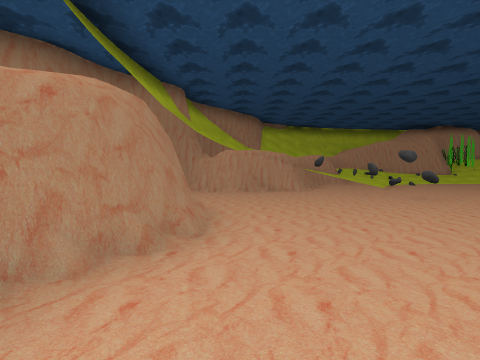
View 1 (above)

21 first-person views from a walk through a scene from a Unity 3-D project. The camera is 1.4 m above the floor, tilts 2° down and sees 75° across. The floor is counted in squares, 2 m on a side. Each view is taken from the middle of a square. On the plan, view 1 faces up. The plan holds only what a view shows up to about 10 squares ahead; the rest is blank. The place goes on beyond the plan. The player is left out. Some surface patterns are stand-ins.

View 2
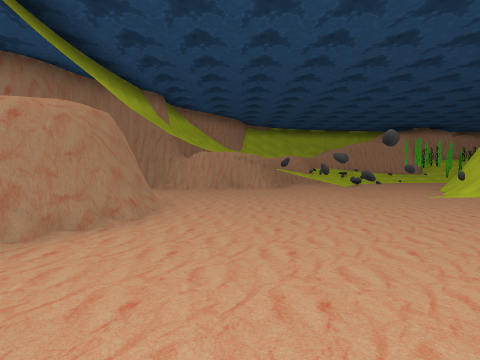

View 3
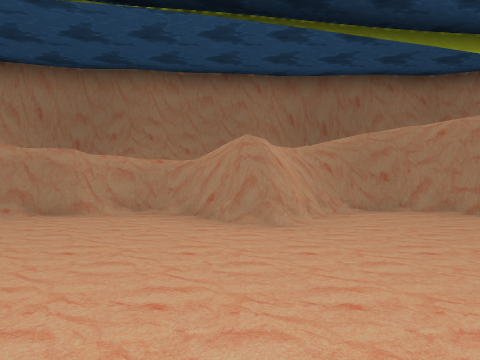

View 4
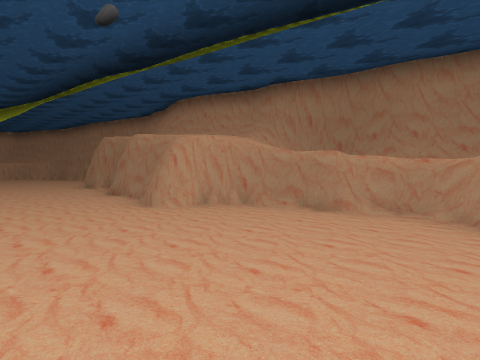

View 5
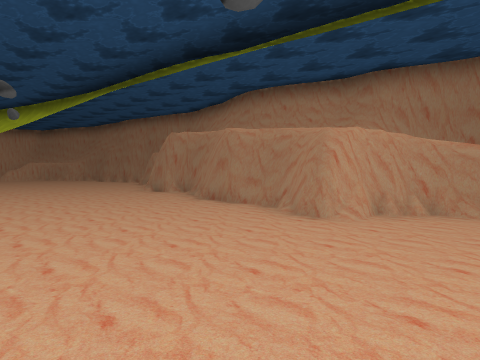

View 6
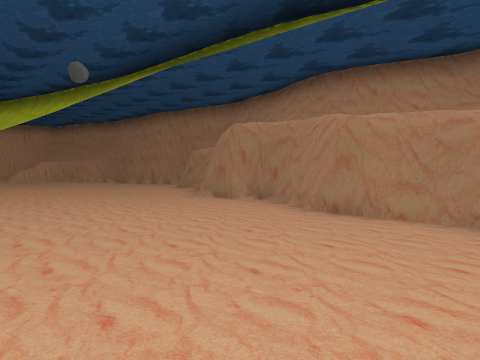

View 7
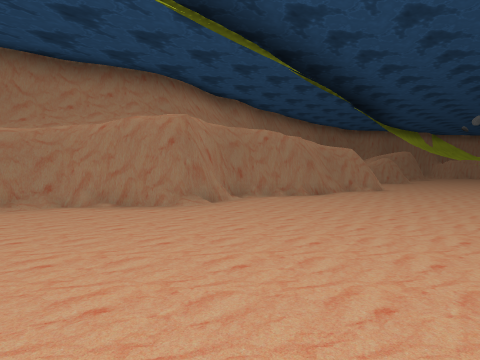

View 8
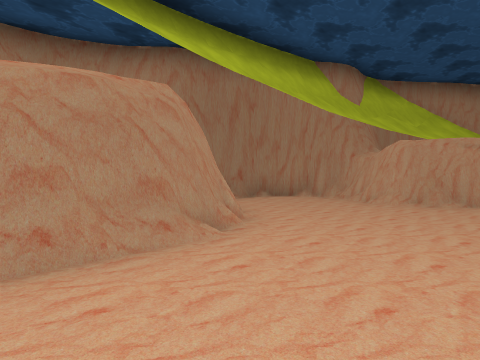

View 9
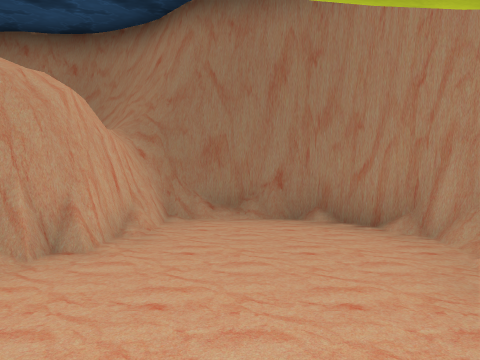

View 10
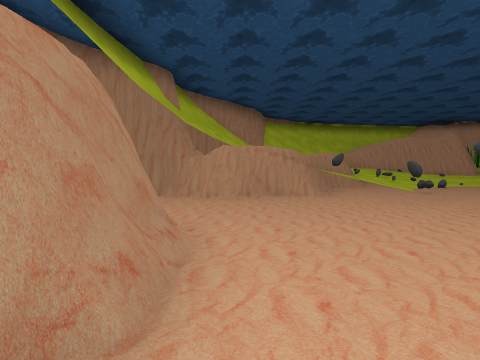

View 11
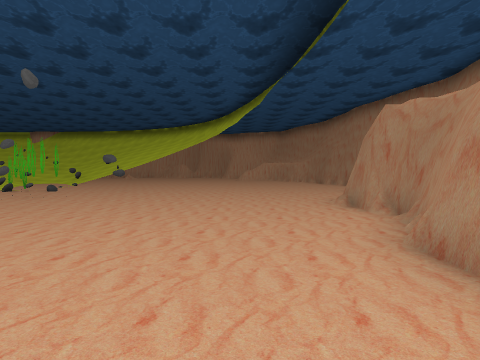

View 12
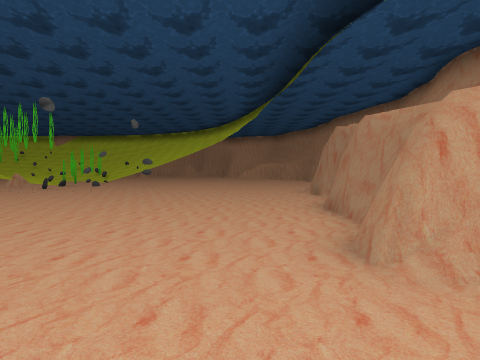

View 13
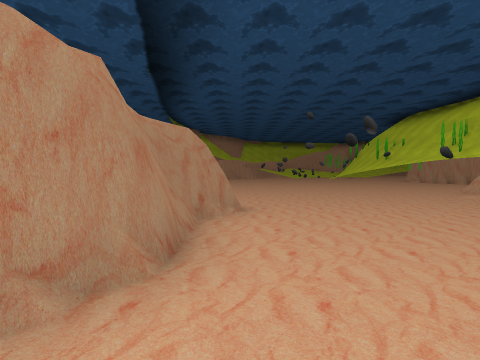

View 14
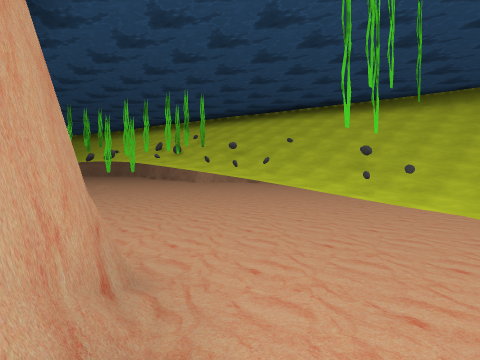

View 15
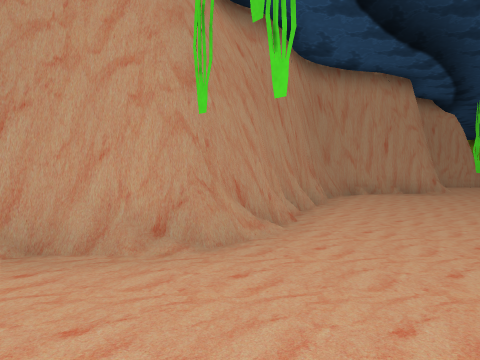

View 16
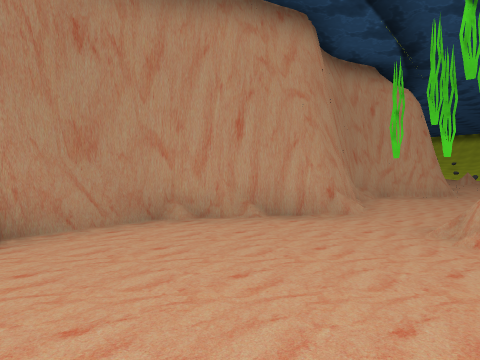

View 17
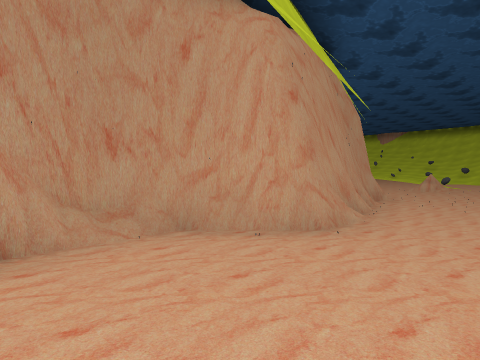

View 18
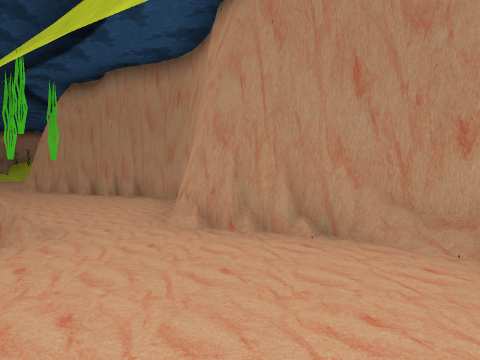

View 19
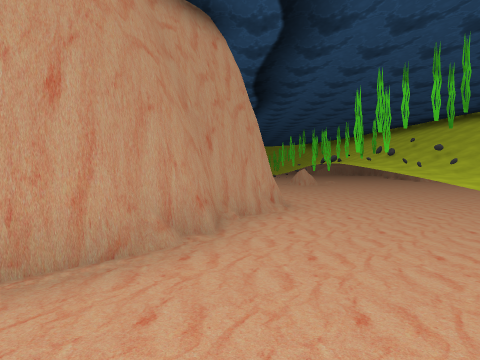

View 20
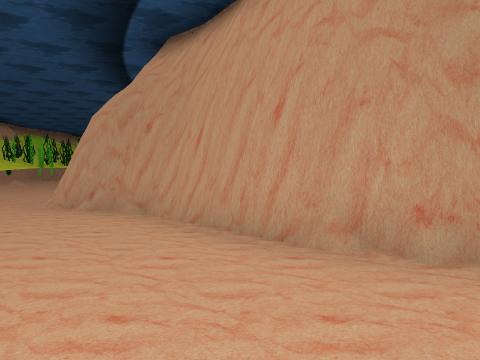

View 21
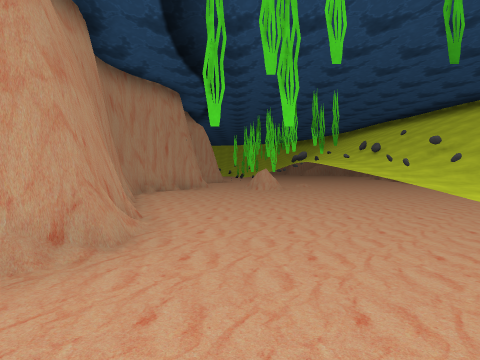

### Floor plan
Key: @ floor where view 1 was taken; # wall or solid block; . main floor; : floor 0.25 m higher than the main floor; / step, stairs or slope; = window, fence, low wall or low ledge; ^ raised ledge; O other object.
Columns run from 4 left of view 1 to 19 right of it. Each row starts with its distance up from view 1.
 16                       ^^
 15
 14                    ..
 13                   ./:
 12       #^^:..    ...#
 11      ##^^=..   ....#
 10  #####^ ^..O  ....##
  9 ##....  ^=..#....##
  8 #.....  ^..##...##
  7 ##....  ^..^....#
  6  ###...^^::^...##
  5    #...^^:^....#
  4    #...^^^^....#
  3    #...^^^^^...#
  2   ##....^^^ ...##
  1   #.....^^^ ....#
  0   ##@....^^ ....#
 -1    ##....^^ ....#
 -2    #............#
 -3    #.....  .=..##
 -4    #...... ....#
 -5    #......  ...#
 -6    ##.....  ...#
 -7     #.....  ...#
 -8     #.....   .##
 -9     #.....   .##
-10    ##.....   ..#
-11    #......    .#
-12    #......#   .#
-13    #/.....
-14    ##....
-15    # .....
-16      .....
-17      .....

Where each view was taken, in squares from view 1:
view 1: 0 up, 0 right, facing up
view 2: 1 down, 1 right, facing up
view 3: 1 down, 4 right, facing left
view 4: 1 down, 4 right, facing down-left
view 5: 4 down, 5 right, facing down-left
view 6: 7 down, 5 right, facing down-left
view 7: 17 down, 5 right, facing up-left
view 8: 3 up, 2 right, facing up-left
view 9: 8 up, 1 right, facing left
view 10: 2 up, 0 right, facing up
view 11: 7 down, 2 right, facing down
view 12: 4 down, 2 right, facing down
view 13: 12 down, 1 right, facing up
view 14: 7 up, 11 right, facing down-left
view 15: 7 up, 8 right, facing down-right
view 16: 1 up, 8 right, facing down-right
view 17: 5 down, 8 right, facing down-right
view 18: 7 down, 8 right, facing up-right
view 19: 11 up, 11 right, facing down
view 20: 9 up, 9 right, facing right
view 21: 8 up, 9 right, facing down
